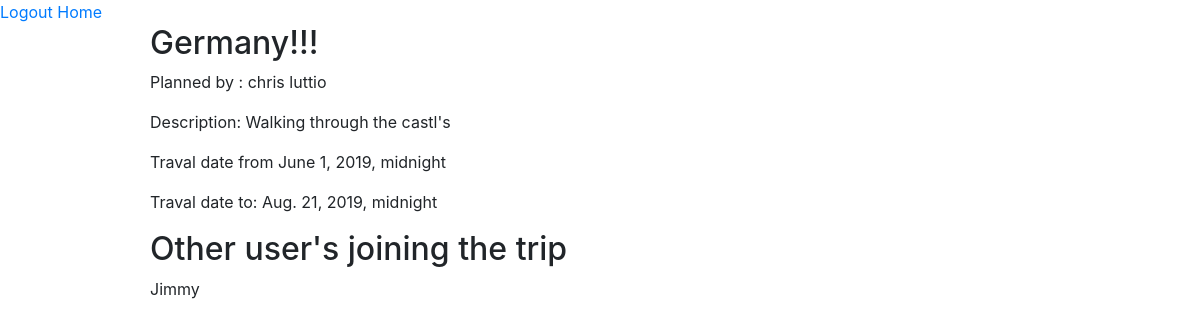
Page /success/destination/3 on the committed database.
### login_regis/models.py (models this page shows)
class Trip(models.Model):
    destination = models.CharField(max_length=255)
    description = models.CharField(max_length=255)
    traval_start_date = models.DateTimeField()
    traval_end_date = models.DateTimeField()
    trip_creator = models.ForeignKey(User, related_name='trips', on_delete=models.CASCADE)
    users_joined = models.ManyToManyField(User, related_name='users_joining')
    obj = TripManager()

class User(models.Model):
    first_name = models.CharField(max_length=255)
    last_name = models.CharField(max_length=255)
    email = models.CharField(max_length=255)
    password = models.CharField(max_length=255)
    obj = ClassManager()

### login_regis/views.py (the view)
# urls.py: re_path(r'success/destination/(?P<id>\d+)', views.dest),
def dest(request, id):
    print(id)
    trip = Trip.obj.get(id=id)
    user = User.obj.get(trips=id)
    others = trip.users_joined.all()
    context={'trip':trip, 'user':user, 'other_users':others}
    return render(request, 'login_regis/dest.html', context)

### templates/login_regis/dest.html
<!DOCTYPE html>
{% load static %}
<html lang="en">
<head>
    <link rel="stylesheet" href="{% static 'node_modules/bootstrap/dist/css/bootstrap.css' %}">
    <link rel="stylesheet" href="{% static 'css/main.css' %}">
</head>
<body>
        <a href="/logout">Logout</a>
        <a href="/success">Home</a>
    <div class="cont">
                <div class="plan">
                    <h2>{{trip.destination}}</h2>
                    <p>Planned by : <span>{{user.first_name}}  {{user.last_name}}</span></p>
                    <p>Description: {{trip.description}}</p>
                    <p>Traval date from  {{trip.traval_start_date}}</p>
                    <p>Traval date to: {{ trip.traval_end_date }}</p>
                </div>
            <div class="other">
                <h2>Other user's joining the trip </h2>
                {% for user in other_users %}
                    <p>{{user.first_name}}</p>
                {% endfor %}
            </div>
    </div>
</body>
</html>

### static/css/main.css (style rules this page uses)
.cont { width:900px; margin:auto; }

### rows in the picture
Trip: destination "Germany!!!", description "Walking through the castl's", traval_start_date "June 1, 2019, midnight", traval_end_date "Aug. 21, 2019, midnight"
User: first_name "chris", last_name "luttio"
User: first_name "Jimmy"
